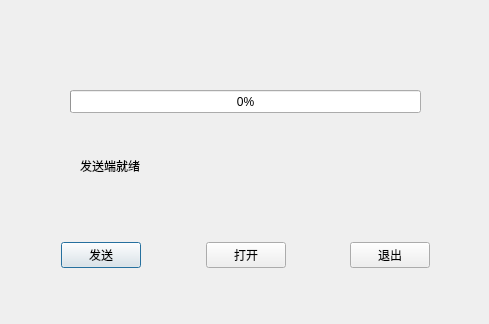
<?xml version="1.0" encoding="UTF-8"?>
<ui version="4.0">
 <class>ClientClass</class>
 <widget class="QDialog" name="ClientClass">
  <property name="geometry">
   <rect>
    <x>0</x>
    <y>0</y>
    <width>489</width>
    <height>324</height>
   </rect>
  </property>
  <property name="windowTitle">
   <string>发送端</string>
  </property>
  <widget class="QLabel" name="label">
   <property name="geometry">
    <rect>
     <x>80</x>
     <y>150</y>
     <width>351</width>
     <height>31</height>
    </rect>
   </property>
   <property name="text">
    <string>发送端就绪</string>
   </property>
  </widget>
  <widget class="QProgressBar" name="progressBar">
   <property name="geometry">
    <rect>
     <x>70</x>
     <y>90</y>
     <width>351</width>
     <height>23</height>
    </rect>
   </property>
   <property name="value">
    <number>0</number>
   </property>
  </widget>
  <widget class="QWidget" name="layoutWidget">
   <property name="geometry">
    <rect>
     <x>50</x>
     <y>230</y>
     <width>391</width>
     <height>51</height>
    </rect>
   </property>
   <layout class="QHBoxLayout" name="horizontalLayout">
    <item>
     <widget class="QPushButton" name="pushButtonSend">
      <property name="text">
       <string>发送</string>
      </property>
     </widget>
    </item>
    <item>
     <spacer name="horizontalSpacer">
      <property name="orientation">
       <enum>Qt::Horizontal</enum>
      </property>
      <property name="sizeHint" stdset="0">
       <size>
        <width>40</width>
        <height>20</height>
       </size>
      </property>
     </spacer>
    </item>
    <item>
     <widget class="QPushButton" name="pushButtonOpen">
      <property name="text">
       <string>打开</string>
      </property>
     </widget>
    </item>
    <item>
     <spacer name="horizontalSpacer_2">
      <property name="orientation">
       <enum>Qt::Horizontal</enum>
      </property>
      <property name="sizeHint" stdset="0">
       <size>
        <width>40</width>
        <height>20</height>
       </size>
      </property>
     </spacer>
    </item>
    <item>
     <widget class="QPushButton" name="pushButtonQuit">
      <property name="text">
       <string>退出</string>
      </property>
     </widget>
    </item>
   </layout>
  </widget>
 </widget>
 <layoutdefault spacing="6" margin="11"/>
 <resources>
  <include location="client.qrc"/>
 </resources>
 <connections>
  <connection>
   <sender>pushButtonOpen</sender>
   <signal>clicked()</signal>
   <receiver>ClientClass</receiver>
   <slot>openFile()</slot>
   <hints>
    <hint type="sourcelabel">
     <x>247</x>
     <y>258</y>
    </hint>
    <hint type="destinationlabel">
     <x>283</x>
     <y>282</y>
    </hint>
   </hints>
  </connection>
  <connection>
   <sender>pushButtonSend</sender>
   <signal>clicked()</signal>
   <receiver>ClientClass</receiver>
   <slot>start()</slot>
   <hints>
    <hint type="sourcelabel">
     <x>111</x>
     <y>256</y>
    </hint>
    <hint type="destinationlabel">
     <x>142</x>
     <y>267</y>
    </hint>
   </hints>
  </connection>
  <connection>
   <sender>pushButtonQuit</sender>
   <signal>clicked()</signal>
   <receiver>ClientClass</receiver>
   <slot>close()</slot>
   <hints>
    <hint type="sourcelabel">
     <x>435</x>
     <y>259</y>
    </hint>
    <hint type="destinationlabel">
     <x>448</x>
     <y>279</y>
    </hint>
   </hints>
  </connection>
 </connections>
 <slots>
  <slot>openFile()</slot>
  <slot>start()</slot>
 </slots>
</ui>
